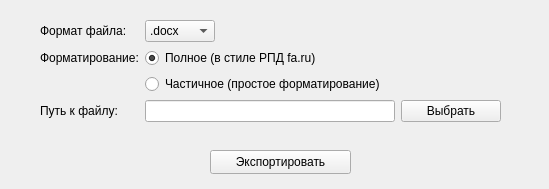
      <widget class="QWidget" name="scrollAreaWidgetContents">
       <property name="geometry">
        <rect>
         <x>0</x>
         <y>0</y>
         <width>549</width>
         <height>189</height>
        </rect>
       </property>
       <widget class="QWidget" name="formLayoutWidget_6">
        <property name="geometry">
         <rect>
          <x>40</x>
          <y>20</y>
          <width>504</width>
          <height>111</height>
         </rect>
        </property>
        <layout class="QFormLayout" name="formLayout51">
         <item row="0" column="0">
          <widget class="QLabel" name="labelFormat">
           <property name="text">
            <string>Формат файла:</string>
           </property>
          </widget>
         </item>
         <item row="0" column="1">
          <widget class="QComboBox" name="comboBoxFormat">
           <property name="minimumSize">
            <size>
             <width>0</width>
             <height>0</height>
            </size>
           </property>
           <property name="maximumSize">
            <size>
             <width>70</width>
             <height>16777215</height>
            </size>
           </property>
           <item>
            <property name="text">
             <string>.docx</string>
            </property>
           </item>
           <item>
            <property name="text">
             <string>.pdf</string>
            </property>
           </item>
          </widget>
         </item>
         <item row="1" column="0">
          <widget class="QLabel" name="labelFormating">
           <property name="text">
            <string>Форматирование:</string>
           </property>
          </widget>
         </item>
         <item row="1" column="1">
          <widget class="QRadioButton" name="radioButtonFull">
           <property name="text">
            <string>Полное (в стиле РПД fa.ru)</string>
           </property>
           <property name="checked">
            <bool>true</bool>
           </property>
          </widget>
         </item>
         <item row="2" column="1">
          <widget class="QRadioButton" name="radioButtonSimple">
           <property name="text">
            <string>Частичное (простое форматирование)</string>
           </property>
          </widget>
         </item>
         <item row="3" column="0">
          <widget class="QLabel" name="labelFilePath">
           <property name="text">
            <string>Путь к файлу:</string>
           </property>
          </widget>
         </item>
         <item row="3" column="1">
          <layout class="QHBoxLayout" name="horizontalLayout51">
           <item>
            <widget class="QLineEdit" name="lineFilePath">
             <property name="maximumSize">
              <size>
               <width>250</width>
               <height>16777215</height>
              </size>
             </property>
            </widget>
           </item>
           <item>
            <widget class="QPushButton" name="filePathButton">
             <property name="maximumSize">
              <size>
               <width>100</width>
               <height>16777215</height>
              </size>
             </property>
             <property name="text">
              <string>Выбрать</string>
             </property>
             <property name="icon">
              <iconset>
               <normaloff>../icons/open-file.png</normaloff>../icons/open-file.png</iconset>
             </property>
            </widget>
           </item>
          </layout>
         </item>
        </layout>
       </widget>
       <widget class="QPushButton" name="exportButton">
        <property name="geometry">
         <rect>
          <x>210</x>
          <y>150</y>
          <width>141</width>
          <height>24</height>
         </rect>
        </property>
        <property name="text">
         <string>Экспортировать</string>
        </property>
        <property name="icon">
         <iconset>
          <normaloff>../icons/button_further.png</normaloff>../icons/button_further.png</iconset>
        </property>
        <property name="iconSize">
         <size>
          <width>16</width>
          <height>16</height>
         </size>
        </property>
       </widget>
      </widget>
